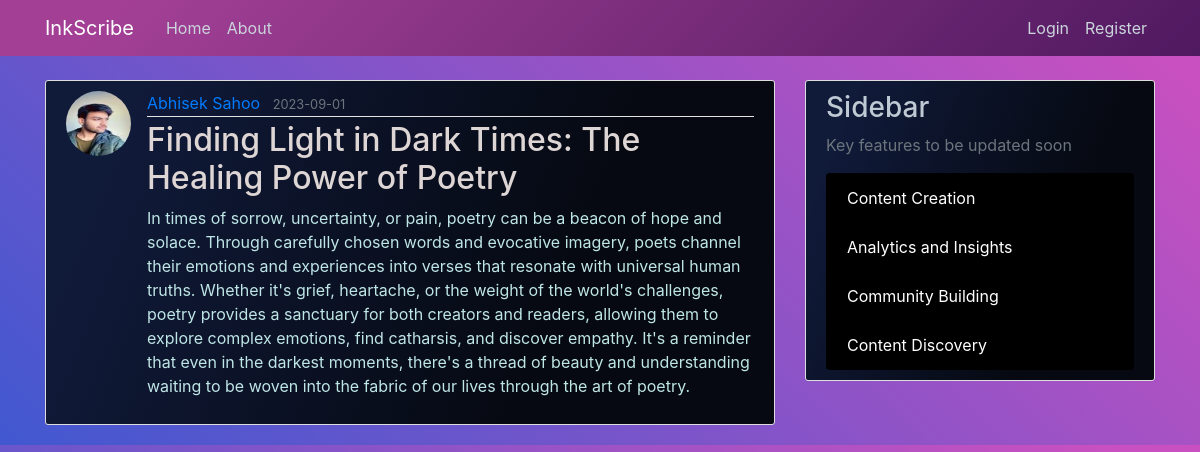
The page /post/5 on the database its author committed.
### flaskblog/models.py (models this page shows, shortened)
class User(UserMixin, db.Model):
    id = db.Column(db.Integer, primary_key=True)
    username = db.Column(db.String(20), unique=True, nullable=False)
    email = db.Column(db.String(120), unique=True, nullable=False)
    image_file = db.Column(db.String(20), nullable=False, default='default.jpeg')
    password = db.Column(db.String(60), nullable=False)
    posts = db.relationship('Post', backref='author', lazy=True)

class Post(db.Model):
    id = db.Column(db.Integer, primary_key=True)
    title = db.Column(db.String(100), nullable=False)
    date_posted = db.Column(db.DateTime, nullable=False, default=datetime.utcnow)
    content = db.Column(db.Text, nullable=False)
    user_id = db.Column(db.Integer, db.ForeignKey('user.id'), nullable=False)

### flaskblog/routes.py (the view)
@app.route("/post/<int:post_id>")
def post(post_id):
    post = Post.query.get_or_404(post_id)
    return render_template('post.html', title=post.title, post=post)

### flaskblog/templates/post.html (shortened to what this page needs)
{% extends "layout.html" %}
{% block content %}
  <article class="media content-section">
    <img class="rounded-circle article-img" src="{{ url_for('static', filename='profile_pics/' + post.author.image_file) }}">
    <div class="media-body">
      <div class="article-metadata">
        <a class="mr-2" href="#">{{ post.author.username }}</a>
        <small class="text-muted">{{ post.date_posted.strftime('%Y-%m-%d') }}</small>
      </div>
      <h2 class="article-title">{{ post.title }}</h2>
      <p class="article-content">{{ post.content }}</p>
    </div>
  </article>
{% endblock content %}

### flaskblog/static/main.css (style rules this page uses)
body { background-color: #4158D0; background-image: linear-gradient(43deg, #4158D0 0%, #C850C0 94%); color: #555555; margin-top: 5rem; }
h1, h2, h3, h4, h5, h6 { color: rgb(190, 201, 211); transition: color 0.3s ease; }
.content-section { background: linear-gradient(112.1deg, rgb(16, 26, 57) 11.4%, rgb(6, 9, 17) 70.2%); padding: 10px 20px; border: 1px solid #dddddd; border-radius: 3px; margin-bottom: 20px; transition: background 0.3s ease, box-shadow 0.3s ease; }
.article-title { color: rgb(222, 213, 213); transition: color 0.3s ease; }
.article-content { white-space: pre-line; color: rgb(191, 230, 230); }
.article-img { height: 65px; width: 65px; margin-right: 16px; transition: transform 0.3s ease; }
.article-metadata { padding-bottom: 1px; margin-bottom: 4px; border-bottom: 1px solid #e3e3e3; }

### rows shown on the page
User: image_file (picture), author.username "Abhisek Sahoo"
Post: date_posted "2023-09-01", title "Finding Light in Dark Times: The Healing Power of Poetry", content "In times of sorrow, uncertainty, or pain, poetry can be a beacon of hope and solace. Through carefully chosen words and evocative imagery, poets channel their emotions and experiences into verses that resonate with universal human truths. Whether it's grief, heartache, or the weight of the world's challenges, poetry provides a sanctuary for both creators and readers, allowing them to explore complex emotions, find catharsis, and discover empathy. It's a reminder that even in the darkest moments, there's a thread of beauty and understanding waiting to be woven into the fabric of our lives through the art of poetry."
